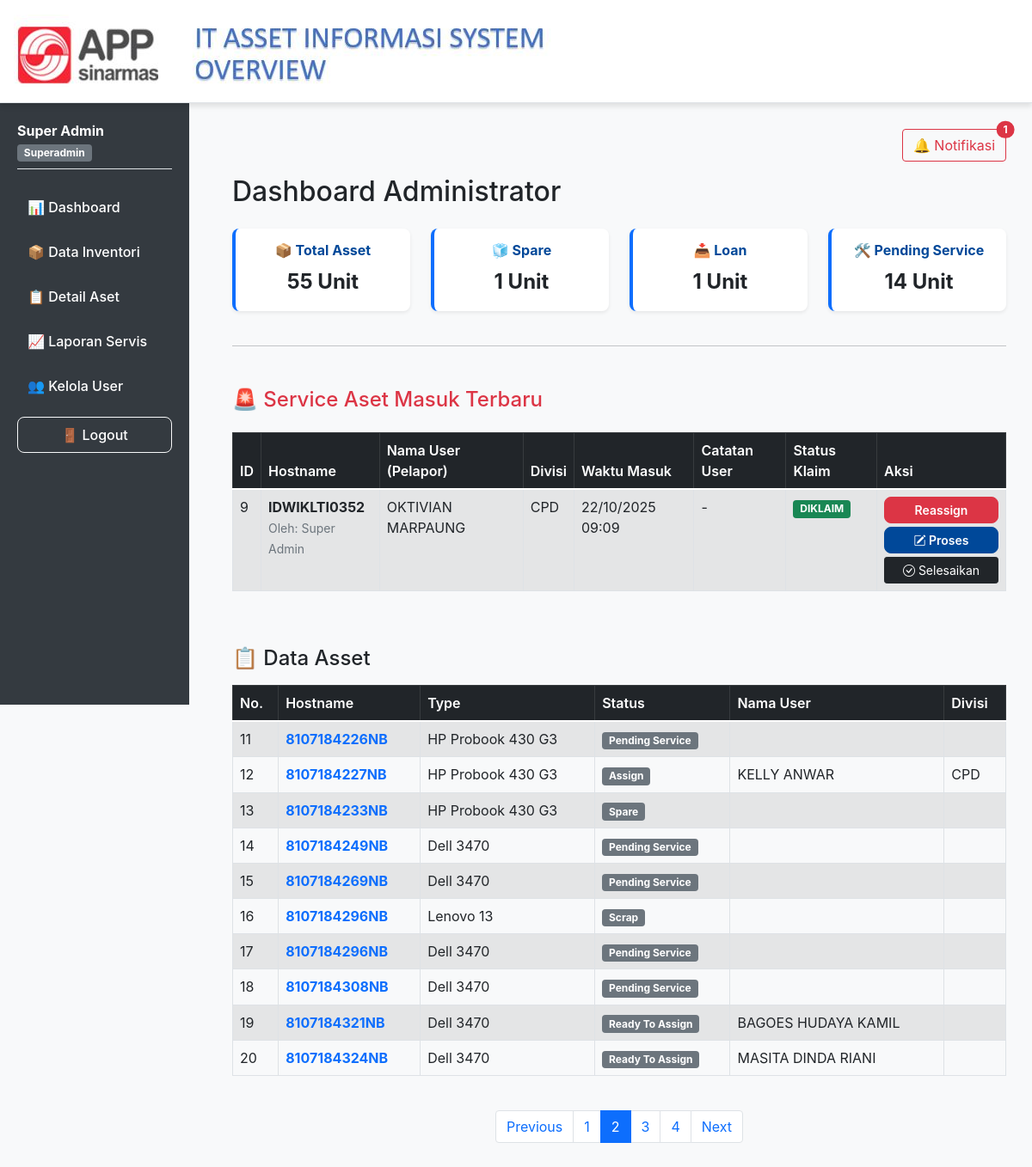
Page /index2.php?page=2 (signed in) on the committed database.
### tables this page shows
CREATE TABLE `service_list` (
  `id_service` int(11) NOT NULL,
  `id_inventori` int(11) NOT NULL COMMENT 'FK ke tabel inventori',
  `hostname` varchar(100) NOT NULL COMMENT 'Hostname aset saat discan',
  `nama_user` varchar(255) DEFAULT NULL COMMENT 'Nama user saat aset masuk service',
  `divisi` varchar(100) DEFAULT NULL COMMENT 'Divisi user saat aset masuk service',
  `tanggal_masuk` datetime NOT NULL COMMENT 'Waktu aset dicatat masuk service',
  `catatan` text DEFAULT NULL,
  `claim_status` varchar(100) DEFAULT NULL,
  `admin_claim_id` int(11) DEFAULT NULL,
  `admin_claim_name` varchar(100) DEFAULT NULL,
  `claim_timestamp` datetime DEFAULT NULL,
  `current_admin_id` int(11) DEFAULT NULL,
  `current_admin_name` varchar(100) DEFAULT NULL,
  `finish_status` varchar(50) DEFAULT NULL,
  `admin_finish_id` int(11) DEFAULT NULL,
  `admin_finish_name` varchar(100) DEFAULT NULL,
  `finish_timestamp` datetime DEFAULT NULL
);

CREATE TABLE `inventori` (
  `id` int(11) NOT NULL,
  `rak` varchar(50) DEFAULT NULL,
  `status` varchar(50) DEFAULT NULL,
  `hostname` varchar(100) DEFAULT NULL,
  `ticket` varchar(100) DEFAULT NULL,
  `type` varchar(50) DEFAULT NULL,
  `ram` varchar(50) DEFAULT NULL,
  `storage` varchar(50) DEFAULT NULL,
  `win` varchar(50) DEFAULT NULL,
  `keterangan` text DEFAULT NULL,
  `kelengkapan` text DEFAULT NULL,
  `tanggal_masuk` datetime DEFAULT NULL,
  `tanggal_keluar` date DEFAULT NULL,
  `nik` varchar(50) DEFAULT NULL,
  `nama` varchar(100) DEFAULT NULL,
  `divisi` varchar(100) DEFAULT NULL
);

### helpers.php (called while the page is built)
<?php
if (!function_exists('e')) {
    function e($text) {
        return htmlspecialchars($text ?? '', ENT_QUOTES, 'UTF-8');
    }
}

### index2.php (the view, shortened to what this page needs)
<?php
require 'koneksi.php';
require 'helpers.php';
$user_role_login = $_SESSION['role'] ?? 'normal';
$admin_id_login = $_SESSION['admin_id'] ?? 0;
$data_per_page = 10;
$current_page = isset($_GET['page']) ? (int)$_GET['page'] : 1;
$start_from = ($current_page - 1) * $data_per_page;
$total_query = mysqli_query($koneksi, "SELECT COUNT(id) AS total FROM inventori");
$total_rows = mysqli_fetch_assoc($total_query)['total'] ?? 0;
$total_pages = ceil($total_rows / $data_per_page);
$inventori_query = mysqli_query($koneksi,
    "SELECT * FROM inventori ORDER BY hostname ASC LIMIT $start_from, $data_per_page"
);
$stok_total = $stok_spare = $stok_loan = $stok_pending = 0;
if (isset($koneksi)) {
    $summary_query = mysqli_query($koneksi, "
        SELECT
            SUM(CASE WHEN status='Spare' THEN 1 ELSE 0 END) AS stok_spare,
            SUM(CASE WHEN status='Loan' THEN 1 ELSE 0 END) AS stok_loan,
            SUM(CASE WHEN status='Pending Service' THEN 1 ELSE 0 END) AS stok_pending,
            COUNT(id) AS stok_total
        FROM inventori
    ");
    if ($summary_query && mysqli_num_rows($summary_query) > 0) {
        $summary_data = mysqli_fetch_assoc($summary_query);
        $stok_total     = (int)$summary_data['stok_total'];
        $stok_spare     = (int)$summary_data['stok_spare'];
        $stok_loan      = (int)$summary_data['stok_loan'];
        $stok_pending   = (int)$summary_data['stok_pending'];
    }
}
$data = [
    "📦 Total Asset"                 => ["jumlah" => $stok_total, "status" => "all"],
    "🧊 Spare"                       => ["jumlah" => $stok_spare, "status" => "Spare"],
    "📥 Loan"                        => ["jumlah" => $stok_loan, "status" => "Loan"],
    "🛠️ Pending Service"             => ["jumlah" => $stok_pending, "status" => "Pending Service"],
];
$is_superadmin = ($user_role_login === 'superadmin');
if ($is_superadmin) {
    $visibility_condition = " 1 ";
} else {
    $visibility_condition = "
        (sl.current_admin_id IS NULL OR sl.current_admin_id = 0)
        OR
        (sl.current_admin_id = $admin_id_login)
    ";
}
$sql_service = "
    SELECT
        sl.*,
        u1.nama_lengkap AS current_admin_name,
        i.nama AS nama_user,
        i.divisi AS divisi
    FROM service_list sl
    LEFT JOIN admin u1 ON sl.current_admin_id = u1.id
    LEFT JOIN inventori i ON sl.hostname = i.hostname
    WHERE
        ($visibility_condition)
    AND
        sl.finish_status IS NULL
    ORDER BY sl.tanggal_masuk DESC
    LIMIT 10
";
$result_service = mysqli_query($koneksi, $sql_service);
?>
<!DOCTYPE html>
<html lang="id">
<head>
    <link href="bootstrap/css/bootstrap.min.css" rel="stylesheet">
    <link href="css/style.css" rel="stylesheet">
    <link rel="stylesheet" href="https://cdn.jsdelivr.net/npm/bootstrap-icons@1.10.5/font/bootstrap-icons.css">
</head>
<body>
    <?php include 'header.php'; ?>
    <?php include 'sidebar.php'; ?>
    <main class="main-content">
        <?php include 'notifikasi.php'; ?>
        <h2 class="mb-4">Dashboard Administrator</h2>
        <div class="row">
            <?php foreach ($data as $label => $info):
                $link = ($info['status'] === "all") ? "tampil.php" : "tampil.php?status=" . urlencode($info['status']);
            ?>
                <div class="col-lg-3 col-md-6 mb-4">
                    <a href="<?= e($link) ?>" style="text-decoration: none;">
                        <div class="card border-start border-4 border-primary shadow-sm h-100" style="border-radius: var(--radius-md);">
                            <div class="card-body text-dark text-center">
                                <h6 class="card-title fw-bold" style="color: var(--app-blue);"><?= $label ?></h6>
                                <p class="card-text fs-4 fw-bold"><?= $info['jumlah'] ?> Unit</p>
                            </div>
                        </div>
                    </a>
                </div>
            <?php endforeach; ?>
        </div>
        <hr>
        <h4 class="mt-5 mb-3 text-danger">🚨 Service Aset Masuk Terbaru</h4>
        <div class="table-responsive">
            <table class="table table-bordered table-striped table-hover">
                <thead class="table-dark">
                    <tr>
                        <th>ID</th>
                        <th>Hostname</th>
                        <th>Nama User (Pelapor)</th>
                        <th>Divisi</th>
                        <th>Waktu Masuk</th>
                        <th>Catatan User</th>
                        <th>Status Klaim</th>
                        <th style="width: 150px;">Aksi</th>
                    </tr>
                </thead>
					<tbody id="service-list-body">
						<?php if ($result_service && mysqli_num_rows($result_service) > 0): ?>
							<?php while($row = mysqli_fetch_assoc($result_service)):
								$is_claimed = !empty($row['current_admin_id']) && $row['current_admin_id'] != 0;
								$is_my_claim = $is_claimed && ((int)$row['current_admin_id'] === (int)($admin_id_login ?? 0));
								$is_superadmin_user = $user_role_login === 'superadmin';
								$claim_badge_text = $is_claimed ? 'DIKLAIM' : 'PENDING';
								$claim_badge_class = $is_claimed ? 'bg-success' : 'bg-warning text-dark';
								$admin_klaim_info = $is_claimed
													? ('<small class="text-muted">Oleh: ' . e($row['current_admin_name'] ?? 'N/A') . '</small>')
													: '---';
							?>
							<tr id="service-row-<?= e($row['id_service']) ?>">
								<td><?= e($row['id_service']) ?></td>
								<td>
									<strong><?= e($row['hostname']) ?></strong><br>
									<?= $admin_klaim_info ?>
								</td>
								<td><?= e($row['nama_user'] ?? 'N/A') ?></td>
								<td><?= e($row['divisi'] ?? 'N/A') ?></td>
								<td><?= date('d/m/Y H:i', strtotime($row['tanggal_masuk'])) ?></td>
								<td><?= e($row['catatan_user'] ?? '-') ?></td>
								<td>
									<span class="badge <?= $claim_badge_class ?>">
										<?= $claim_badge_text ?>
									</span>
								</td>
								<td>
									<div class="d-flex flex-column gap-1 mx-auto" style="max-width: 140px;">
										<?php if ($is_claimed): ?>
											<?php if ($is_superadmin_user): ?>
												<button type="button" class="btn btn-sm btn-danger btn-reassign"
													data-bs-toggle="modal" data-bs-target="#reassignModal"
													data-id="<?= e($row['id_service']) ?>"
													data-current-admin-name="<?= e($row['current_admin_name'] ?? 'N/A') ?>"
													title="Reassign ke Admin Lain">
													<i class="bi bi-person-replace"></i> Reassign
												</button>
											<?php endif; ?>
											<?php if ($is_my_claim): ?>
												<a href="detail-aset.php?hostname=<?= e($row['hostname']) ?>&action=service_claim"
													class="btn btn-sm btn-info text-white"
													title="Lanjutkan Input Aktivitas Service">
													<i class="bi bi-pencil-square"></i> Proses
												</a>
												<button type="button" class="btn btn-sm btn-dark btn-selesai"
													data-id="<?= e($row['id_service']) ?>"
													data-hostname="<?= e($row['hostname']) ?>"
													title="Tandai Service Ini Selesai">
													<i class="bi bi-check-circle"></i> Selesaikan
												</button>
											<?php endif; ?>
										<?php endif; ?>
									</div>
								</td>
							</tr>
							<?php endwhile; ?>
						<?php endif; ?>
					</tbody>
            </table>
        </div>
        <h4 class="mt-5 mb-3">📋 Data Asset</h4>
        <?php if ($inventori_query && mysqli_num_rows($inventori_query) > 0): ?>
            <div class="table-responsive mb-4">
                <table class="table table-bordered table-striped table-hover">
                    <thead class="table-dark">
                        <tr>
                            <th>No.</th>
                            <th>Hostname</th>
                            <th>Type</th>
                            <th>Status</th>
                            <th>Nama User</th>
                            <th>Divisi</th>
                        </tr>
                    </thead>
                    <tbody>
                        <?php
                        $no = $start_from + 1;
                        while ($row = mysqli_fetch_assoc($inventori_query)):
                        ?>
                        <tr>
                            <td><?= $no++ ?></td>
                            <td><a href="detail-aset.php?id=<?= e($row['id']) ?>" class="text-primary text-decoration-none fw-bold"><?= e($row['hostname']) ?></a></td>
                            <td><?= e($row['type']) ?></td>
                            <td><span class="badge bg-secondary"><?= e($row['status']) ?></span></td>
                            <td><?= e($row['nama']) ?></td>
                            <td><?= e($row['divisi']) ?></td>
                        </tr>
                        <?php endwhile; ?>
                    </tbody>
                </table>
            </div>
            <nav>
                <ul class="pagination justify-content-center">
                    <li class="page-item <?= ($current_page <= 1) ? 'disabled' : '' ?>">
                        <a class="page-link" href="?page=<?= $current_page - 1 ?>">Previous</a>
                    </li>
                    <?php
                    $page_range = 5;
                    $start_loop = max(1, $current_page - floor($page_range / 2));
                    $end_loop = min($total_pages, $current_page + floor($page_range / 2));
                    if ($end_loop - $start_loop + 1 < $page_range) {
                        $start_loop = max(1, $end_loop - $page_range + 1);
                    }
                    for ($i = $start_loop; $i <= $end_loop; $i++):
                    ?>
                    <li class="page-item <?= ($i == $current_page) ? 'active' : '' ?>">
                        <a class="page-link" href="?page=<?= $i ?>"><?= $i ?></a>
                    </li>
                    <?php endfor; ?>
                    <li class="page-item <?= ($current_page >= $total_pages) ? 'disabled' : '' ?>">
                        <a class="page-link" href="?page=<?= $current_page + 1 ?>">Next</a>
                    </li>
                </ul>
            </nav>
        <?php else: ?>
            <div class="alert alert-warning">Tidak ada data inventori yang ditemukan.</div>
        <?php endif; ?>
        </main>
</body>
</html>

### css/style.css (style rules this page uses)
:root { --app-red: #E51A22; --app-dark: #212529; --app-blue: #004899; --bg-light: #f8f9fa; --text-muted: #6c757d; --radius-md: 8px; --shadow-sm: 0 0.125rem 0.25rem rgba(0, 0, 0, 0.075); --shadow-md: 0 0.5rem 1rem rgba(0, 0, 0, 0.15); }
body { font-family: 'Inter', 'Segoe UI', sans-serif; background-color: var(--bg-light); color: var(--app-dark); margin: 0; padding-top: 0; }
.main-content { margin-left: 240px; margin-top: 120px; padding: 30px; }
.btn-primary, .btn-success, .btn-info, .btn-secondary, .btn-warning { background-color: var(--app-blue); border-color: var(--app-blue); color: white; border-radius: var(--radius-md); font-weight: 600; transition: background-color 0.2s, border-color 0.2s; }
.btn-danger { background-color: #dc3545; border-color: #dc3545; border-radius: var(--radius-md); font-weight: 600; transition: background-color 0.2s, border-color 0.2s; }
.card { border: none; border-radius: var(--radius-md); box-shadow: var(--shadow-sm); transition: box-shadow 0.3s; }
.table thead th { background-color: var(--app-dark); color: #ffffff; font-weight: 600; border-bottom: 2px solid var(--app-red); }
.table-striped tbody tr:nth-of-type(odd) { background-color: rgba(0, 0, 0, 0.03); }

### rows in the picture
service_list: id_service "9", hostname "IDWIKLTI0352", admin.nama_lengkap "Super Admin", id_inventori.nama "OKTIVIAN MARPAUNG", id_inventori.divisi "CPD", tanggal_masuk "22/10/2025 09:09", catatan_user "-", current_admin "DIKLAIM"
inventori: hostname "8107184226NB", type "HP Probook 430 G3", status "Pending Service"
inventori: hostname "8107184227NB", type "HP Probook 430 G3", status "Assign", nama "KELLY ANWAR", divisi "CPD"
inventori: hostname "8107184233NB", type "HP Probook 430 G3", status "Spare"
inventori: hostname "8107184249NB", type "Dell 3470", status "Pending Service"
inventori: hostname "8107184269NB", type "Dell 3470", status "Pending Service"
inventori: hostname "8107184296NB", type "Lenovo 13", status "Scrap"
inventori: hostname "8107184296NB", type "Dell 3470", status "Pending Service"
inventori: hostname "8107184308NB", type "Dell 3470", status "Pending Service"
inventori: hostname "8107184321NB", type "Dell 3470", status "Ready To Assign", nama "BAGOES HUDAYA KAMIL"
inventori: hostname "8107184324NB", type "Dell 3470", status "Ready To Assign", nama "MASITA DINDA RIANI"

### other values in the picture
$display_name "Super Admin"
$role "Superadmin"
count($notifikasi_grace) "1"
$label "📦 Total Asset"
$info['jumlah'] "55"
$label "🧊 Spare"
$info['jumlah'] "1"
$label "📥 Loan"
$label "🛠️ Pending Service"
$info['jumlah'] "14"
